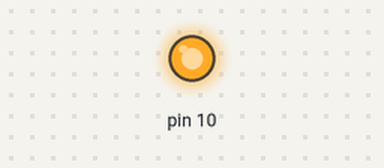
Simulated run of this sketch. Board: Arduino Uno, built with avr-gcc and run on an emulated ATmega328P. On the bench: output pins drawn as LEDs (lit = HIGH). What the sketch prints to the serial monitor is not drawn. At 0.3 s the program stops and its outputs stay as they are.

Above: at 0.1 s.
Timing chart, 0 to 1.6 s (numbered marks = the images above):
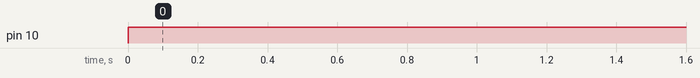

The sketch:

is522functioning.ino
```cpp
#include <MFRC522.h>
#include <SPI.h>

#define SAD 10
#define RST 9

MFRC522 nfc(SAD, RST);

void setup() {
  SPI.begin();
  Serial.begin(115200);

  Serial.println("Looking for MFRC522.");
  nfc.begin();

  uint8_t version = nfc.getFirmwareVersion();
  if (! version) {
    Serial.print("Didn't find MFRC522 board.");
    while(1); //halt
  }

  Serial.print("Found chip MFRC522 ");
  Serial.print("Firmware ver. 0x");
  Serial.print(version, HEX);
  Serial.println(".");

  if (nfc.digitalSelfTestPass()) {
      Serial.print("Digital self test by MFRC522 passed.");
  } else {
      Serial.print("Digital self test by MFRC522 failed.");
  }
}

void loop() {

}
```

Measured:
- by itself, pin 10: LOW → HIGH at 0.00 s
